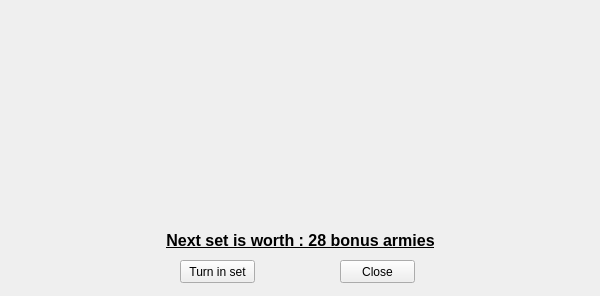
<?xml version="1.0" encoding="UTF-8"?>
<ui version="4.0">
 <class>HandWindow</class>
 <widget class="QMainWindow" name="HandWindow">
  <property name="geometry">
   <rect>
    <x>0</x>
    <y>0</y>
    <width>600</width>
    <height>296</height>
   </rect>
  </property>
  <property name="windowTitle">
   <string>MainWindow</string>
  </property>
  <widget class="QWidget" name="centralwidget">
   <widget class="QPushButton" name="btnTurnIn">
    <property name="geometry">
     <rect>
      <x>180</x>
      <y>260</y>
      <width>75</width>
      <height>23</height>
     </rect>
    </property>
    <property name="text">
     <string>Turn in set</string>
    </property>
   </widget>
   <widget class="QPushButton" name="btnClose">
    <property name="geometry">
     <rect>
      <x>340</x>
      <y>260</y>
      <width>75</width>
      <height>23</height>
     </rect>
    </property>
    <property name="text">
     <string>Close</string>
    </property>
   </widget>
   <widget class="QLabel" name="lblNextValue">
    <property name="geometry">
     <rect>
      <x>0</x>
      <y>230</y>
      <width>601</width>
      <height>21</height>
     </rect>
    </property>
    <property name="font">
     <font>
      <pointsize>12</pointsize>
      <weight>75</weight>
      <bold>true</bold>
      <underline>true</underline>
     </font>
    </property>
    <property name="text">
     <string>Next set is worth : 28 bonus armies</string>
    </property>
    <property name="alignment">
     <set>Qt::AlignCenter</set>
    </property>
   </widget>
  </widget>
 </widget>
 <resources/>
 <connections/>
</ui>
